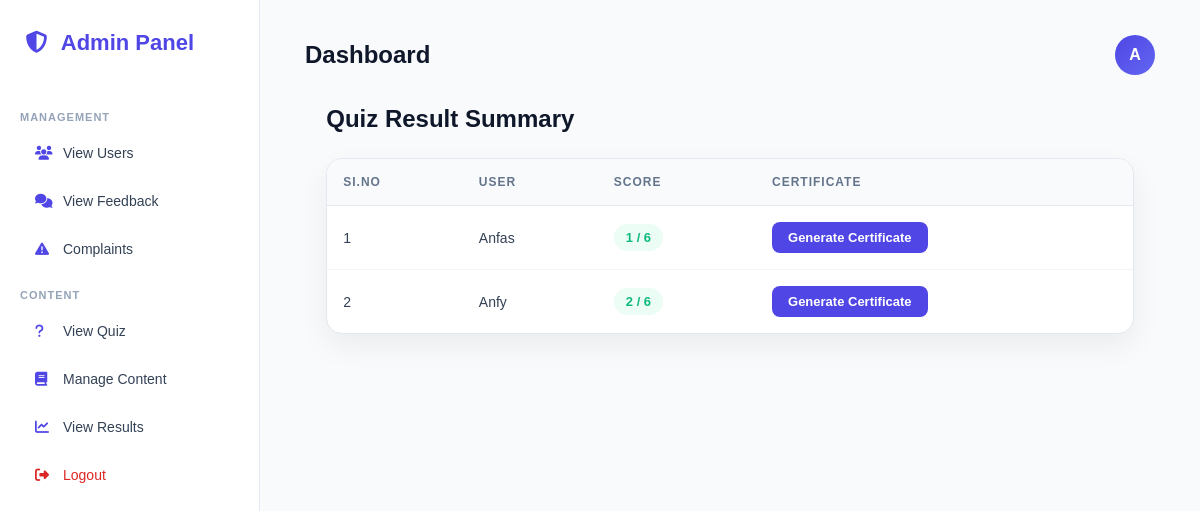
Before: /QuizResult/ with the older database file.
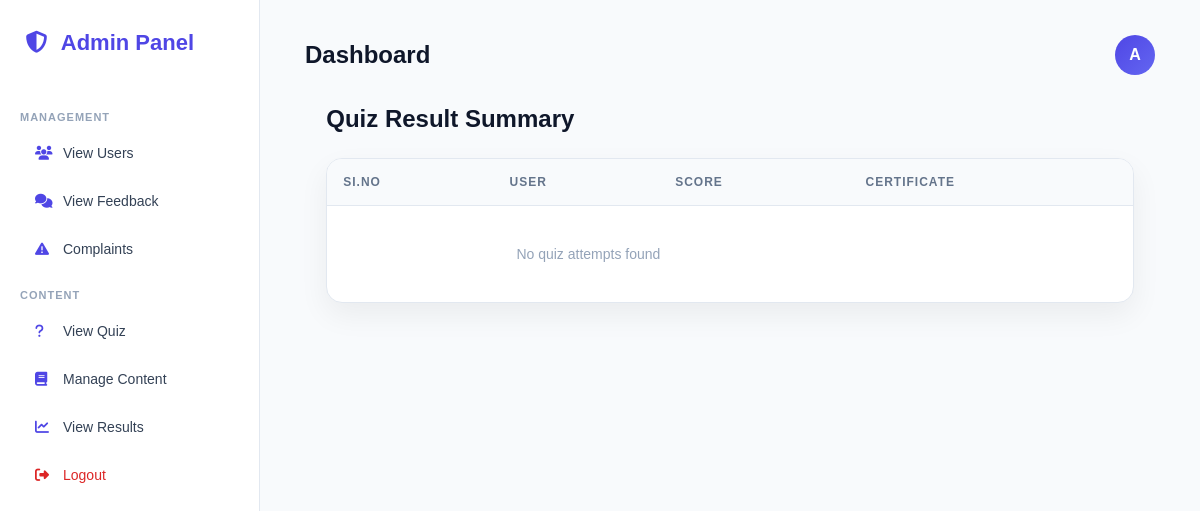
After: the same page with the newer database file.
### CyberAwarnessGameApp/models.py (models this page shows)
class UserTable(models.Model):
    login = models.ForeignKey(LoginTable, on_delete=models.CASCADE)
    Name= models.CharField(max_length=300, blank=True, null=True)
    Emailid = models.EmailField(max_length=500, blank=True, null=True)
    PhoneNumber= models.CharField(max_length=150, blank=True, null=True)
    profileImage=models.FileField(upload_to='profile/', null=True, blank=True)

### CyberAwarnessGameApp/views.py (the view)
# urls.py: path('QuizResult/',views.ViewResult.as_view(), name='QuizResult'),
class ViewResult(View):
    def get(self, request):
        total_questions = QuizTable.objects.count()
        user_results = (
            ResultTable.objects
            .values('userid')
            .annotate(correct=Count('id', filter=models.Q(is_correct=True)))
        )
        summary = []
        for ur in user_results:
            userid = ur['userid']
            correct = ur['correct']
            user_obj = ResultTable.objects.filter(userid=userid).first().userid
            cert_exists = CertificateTable.objects.filter(Userid=user_obj).exists()
            summary.append({
                'user': user_obj,
                'correct': correct,
                'total': total_questions,
                'cert_exists': cert_exists
            })
        return render(request, 'ViewQuizResult.html', {
            'summary': summary
        })

### templates/ViewQuizResult.html (shortened to what this page needs)
{% extends "admin_home.html" %}
{% block content %}
<h2>Quiz Result Summary</h2>
<div class="container">
    <table>
        <tr>
            <th>SI.No</th>
            <th>User</th>
            <th>Score</th>
            <th>Certificate</th>
        </tr>
        {% for s in summary %}
        <tr>
            <td>{{ forloop.counter }}</td>
            <td>{{ s.user.Name|default:s.user.id }}</td>
            <td>
                <span class="score">
                    {{ s.correct }} / {{ s.total }}
                </span>
            </td>
            <td>
                {% if s.cert_exists %}
                <a href="/GetCertificate/{{ s.user.id }}/" class="btn-download">
                    Download Certificate
                </a>
                <a href="/GenerateCertificate/{{ s.user.id }}/" class="btn-generate icon-only" title="Regenerate">
                    🔄
                </a>
                {% else %}
                <a href="/GenerateCertificate/{{ s.user.id }}/" class="btn-generate">
                    Generate Certificate
                </a>
                {% endif %}
            </td>
        </tr>
        {% empty %}
        <tr>
            <td colspan="3" class="empty">
                No quiz attempts found
            </td>
        </tr>
        {% endfor %}
    </table>
</div>
{% endblock %}

Changed rows visible on the page:
removed UserTable: user.Name "Anfas", correct "1", total "6"
removed UserTable: user.Name "Anfy", correct "2", total "6"
Other visible differences:
text now shown: "No quiz attempts found"
